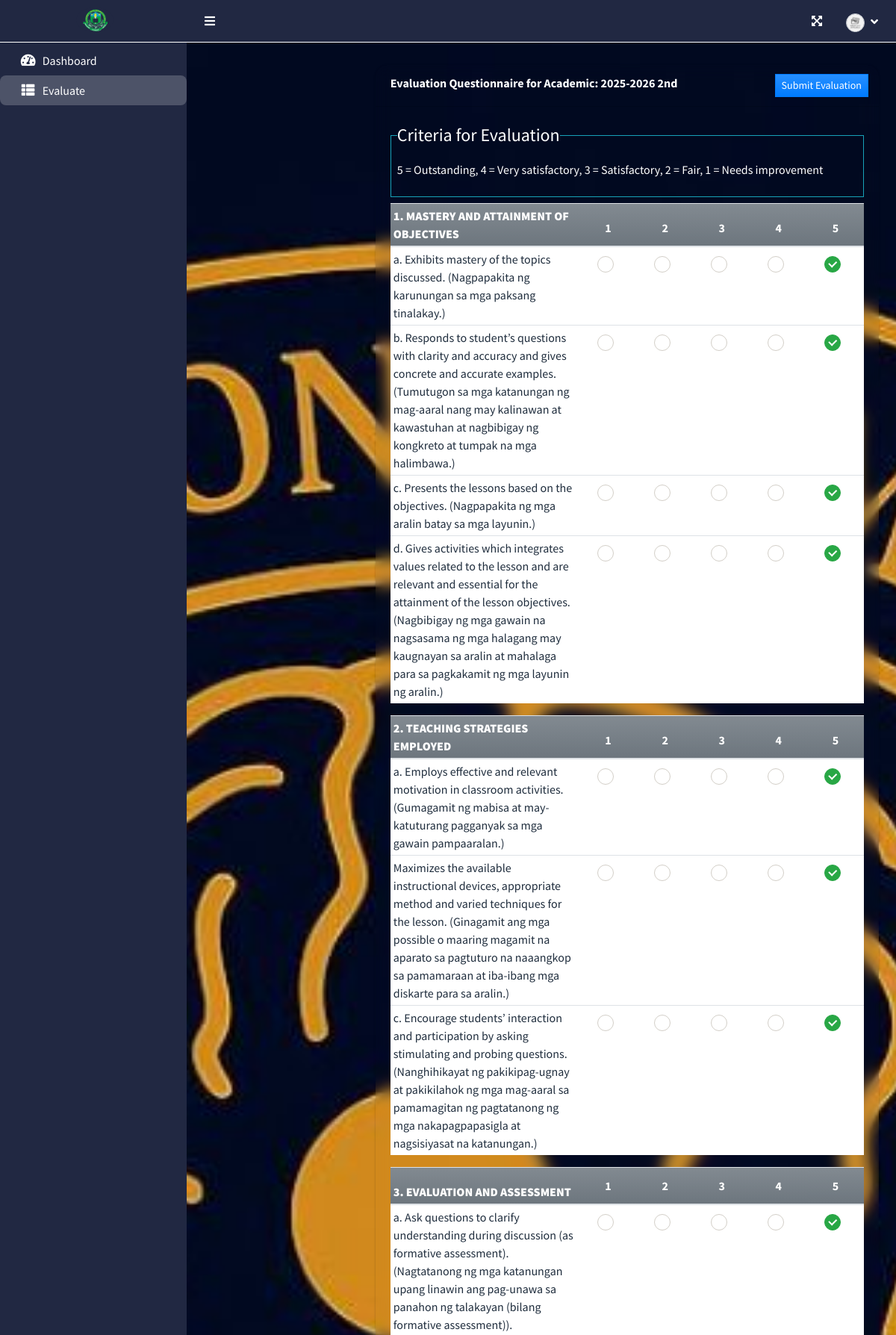
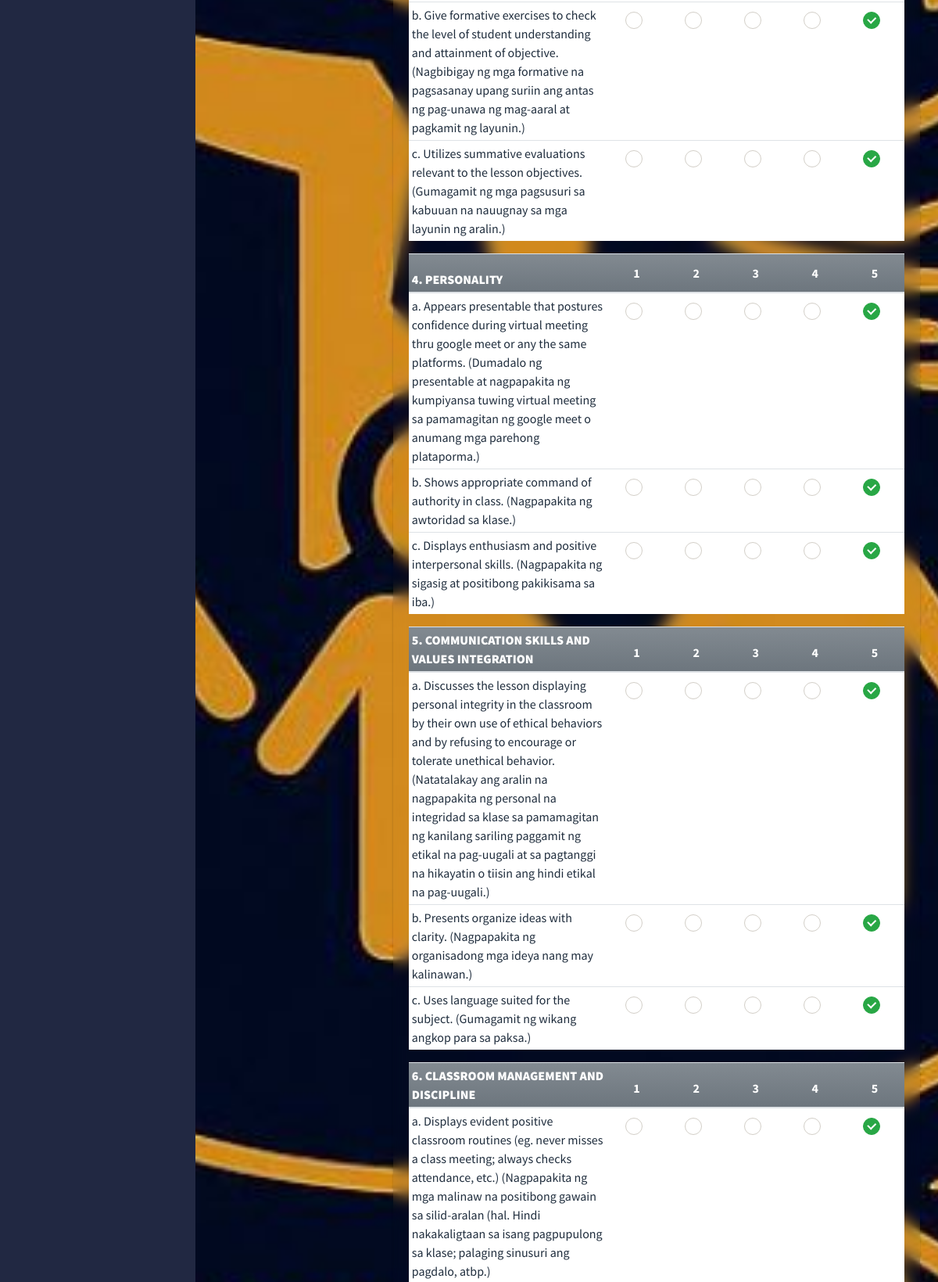
Page /index.php?page=evaluate (signed in, upper part) on the committed database (2 pictures, top to bottom).
### tables this page shows
CREATE TABLE `criteria_list` (
  `id` int(30) NOT NULL,
  `criteria` text NOT NULL,
  `order_by` int(30) NOT NULL
);

CREATE TABLE `question_list` (
  `id` int(30) NOT NULL,
  `academic_id` int(30) NOT NULL,
  `question` text NOT NULL,
  `order_by` int(30) NOT NULL,
  `criteria_id` int(30) NOT NULL
);

### student/evaluate.php (the view, shortened to what this page needs)
<?php
function ordinal_suffix($num)
{
	$num = $num % 100;
	if ($num < 11 || $num > 13) {
		switch ($num % 10) {
			case 2:
				return $num . 'nd';
		}
	}
	return $num . 'th';
}
?>
<div class="col-lg-12">
	<div class="row">
		<div class="col-md-3">
		</div>
		<div class="col-md-9">
			<div class="card card-outline" style="background:transparent !important; backdrop-filter: blur(10px); -webkit-backdrop-filter: blur(10px); border-radius: 15px; border:none;color:white">
				<div class="card-header">
					<b>Evaluation Questionnaire for Academic:
						<?php echo $_SESSION['academic']['year'] . ' ' . (ordinal_suffix($_SESSION['academic']['semester'])) ?>
					</b>
					<div class="card-tools">
						<button class="btn btn-sm btn-flat btn-primary bg-gradient-primary mx-1"
							form="manage-evaluation">Submit Evaluation</button>
					</div>
				</div>
				<div class="card-body">
					<fieldset class="border border-info p-2 w-100">
						<legend class="w-auto">Criteria for Evaluation</legend>
						<p>5 = Outstanding, 4 = Very satisfactory, 3 = Satisfactory, 2 = Fair, 1 = Needs improvement</p>
					</fieldset>
					<form id="manage-evaluation">
						<?php
						$criteria = $conn->query("SELECT * FROM criteria_list where id in (SELECT criteria_id FROM question_list where academic_id = {$_SESSION['academic']['id']} ) order by abs(order_by) asc ");
						while ($crow = $criteria->fetch_assoc()):
							?>
							<table class="table table-condensed">
								<thead>
									<tr class="bg-gradient-secondary">
										<th class=" p-1"><b><?php echo $crow['criteria'] ?></b></th>
										<th class="text-center">1</th>
										<th class="text-center">2</th>
										<th class="text-center">3</th>
										<th class="text-center">4</th>
										<th class="text-center">5</th>
									</tr>
								</thead>
								<tbody class="tr-sortable">
									<?php
									$questions = $conn->query("SELECT * FROM question_list where criteria_id = {$crow['id']} and academic_id = {$_SESSION['academic']['id']} order by abs(order_by) asc ");
									while ($row = $questions->fetch_assoc()):
										?>
										<tr class="bg-white">
											<td class="p-1" width="40%">
												<?php echo $row['question'] ?>
											</td>
											<?php for ($c = 1; $c <= 5; $c++): ?>
    <td class="text-center">
        <div class="icheck-success d-inline">
            <label for="qradio<?php echo $row['id'] . '_' . $c ?>"></label>
        </div>
    </td>
<?php endfor; ?>
										</tr>
									<?php endwhile; ?>
								</tbody>
							</table>
						<?php endwhile; ?>
					</form>
				</div>
			</div>
		</div>
	</div>
</div>

### rows in the picture
criteria_list: criteria "1. MASTERY AND ATTAINMENT OF OBJECTIVES"
question_list: question "a. Exhibits mastery of the topics discussed. (Nagpapakita ng karunungan sa mga paksang tinalakay.)"
question_list: question "b. Responds to student’s questions with clarity and accuracy and gives concrete and accurate examples. (Tumutugon sa mga katanungan ng mag-aaral nang may kalinawan at kawastuhan at nagbibigay ng kongkreto at tumpak na mga halimbawa.)"
question_list: question "c. Presents the lessons based on the objectives. (Nagpapakita ng mga aralin batay sa mga layunin.)"
question_list: question "d. Gives activities which integrates values related to the lesson and are relevant and essential for the attainment of the lesson objectives. (Nagbibigay ng mga gawain na nagsasama ng mga halagang may kaugnayan sa aralin at mahalaga para sa pagkakamit ng mga layunin ng aralin.)"
criteria_list: criteria "2. TEACHING STRATEGIES EMPLOYED"
question_list: question "a. Employs effective and relevant motivation in classroom activities. (Gumagamit ng mabisa at may-katuturang pagganyak sa mga gawain pampaaralan.)"
question_list: question "Maximizes the available instructional devices, appropriate method and varied techniques for the lesson. (Ginagamit ang mga possible o maaring magamit na aparato sa pagtuturo na naaangkop sa pamamaraan at iba-ibang mga diskarte para sa aralin.)"
question_list: question "c. Encourage students’ interaction and participation by asking stimulating and probing questions. (Nanghihikayat ng pakikipag-ugnay at pakikilahok ng mga mag-aaral sa pamamagitan ng pagtatanong ng mga nakapagpapasigla at nagsisiyasat na katanungan.)"
criteria_list: criteria "3. EVALUATION AND ASSESSMENT"
question_list: question "a. Ask questions to clarify understanding during discussion (as formative assessment). (Nagtatanong ng mga katanungan upang linawin ang pag-unawa sa panahon ng talakayan (bilang formative assessment))."
question_list: question "b. Give formative exercises to check the level of student understanding and attainment of objective. (Nagbibigay ng mga formative na pagsasanay upang suriin ang antas ng pag-unawa ng mag-aaral at pagkamit ng layunin.)"
question_list: question "c. Utilizes summative evaluations relevant to the lesson objectives. (Gumagamit ng mga pagsusuri sa kabuuan na nauugnay sa mga layunin ng aralin.)"
criteria_list: criteria "4. PERSONALITY"
question_list: question "a. Appears presentable that postures confidence during virtual meeting thru google meet or any the same platforms. (Dumadalo ng presentable at nagpapakita ng kumpiyansa tuwing virtual meeting sa pamamagitan ng google meet o anumang mga parehong plataporma.)"
question_list: question "b. Shows appropriate command of authority in class. (Nagpapakita ng awtoridad sa klase.)"
question_list: question "c. Displays enthusiasm and positive interpersonal skills. (Nagpapakita ng sigasig at positibong pakikisama sa iba.)"
criteria_list: criteria "5. COMMUNICATION SKILLS AND VALUES INTEGRATION"
question_list: question "a. Discusses the lesson displaying personal integrity in the classroom by their own use of ethical behaviors and by refusing to encourage or tolerate unethical behavior. (Natatalakay ang aralin na nagpapakita ng personal na integridad sa klase sa pamamagitan ng kanilang sariling paggamit ng etikal na pag-uugali at sa pagtanggi na hikayatin o tiisin ang hindi etikal na pag-uugali.)"
question_list: question "b. Presents organize ideas with clarity. (Nagpapakita ng organisadong mga ideya nang may kalinawan.)"
question_list: question "c. Uses language suited for the subject. (Gumagamit ng wikang angkop para sa paksa.)"
criteria_list: criteria "6. CLASSROOM MANAGEMENT AND DISCIPLINE"
question_list: question "a. Displays evident positive classroom routines (eg. never misses a class meeting; always checks attendance, etc.) (Nagpapakita ng mga malinaw na positibong gawain sa silid-aralan (hal. Hindi nakakaligtaan sa isang pagpupulong sa klase; palaging sinusuri ang pagdalo, atbp.)"

### other values in the picture
$_SESSION['academic']['year'] "2025-2026"
ordinal_suffix($_SESSION['academic']['semester']) "2nd"
